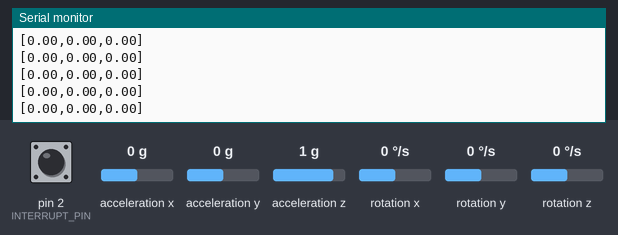
A sketch run on a simulated Arduino Uno, built with avr-gcc and run on an emulated ATmega328P. Shown: the last lines printed to the serial monitor. The test bench sets the inputs (shaded band); at power-on: acceleration x 0 g, acceleration y 0 g, acceleration z 1 g, rotation z 0 °/s, pin 2 (INTERRUPT_PIN) LOW, rotation x 0 °/s, rotation y 0 °/s. The sensor or clock chip raises its interrupt line as the real part does.

Above: at 2.2 s.
2.3 s: acceleration x set to -1.4 g
At 2.8 s:
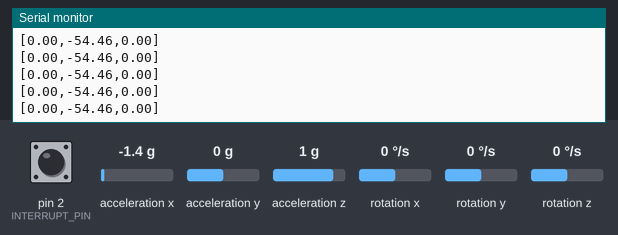
3.8 s: acceleration y set to -1.4 g
At 4.8 s:
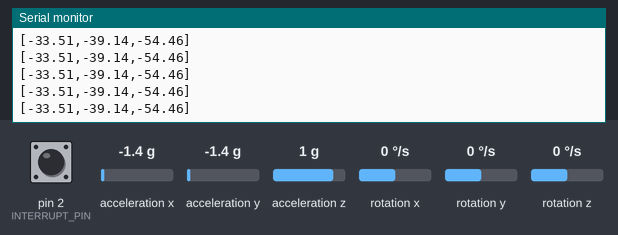
5.3 s: acceleration z set to -1.4 g
At 6.3 s:
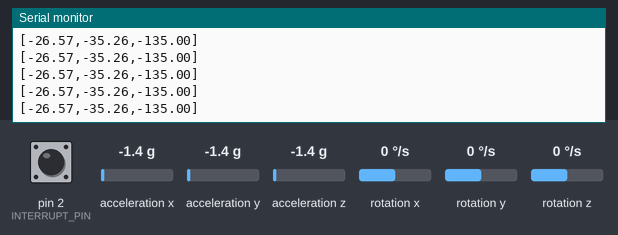
6.8 s: rotation z set to -192 °/s
At 7.6 s:
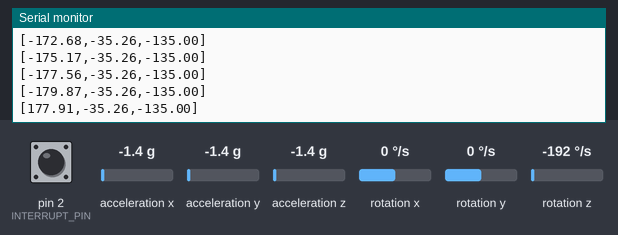
8.3 s: pin 2 (INTERRUPT_PIN) pulled HIGH for 0.15 s
9.9 s: rotation z set to 0 °/s
At 11.0 s:
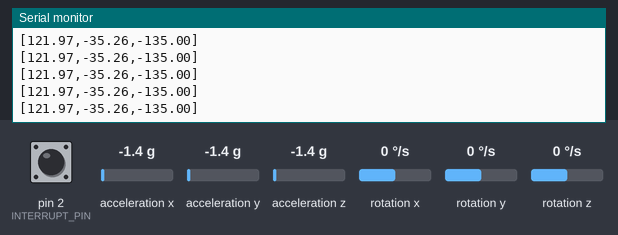
Timing chart, 0 to 12.9 s (numbered marks = the images above; inputs shaded):
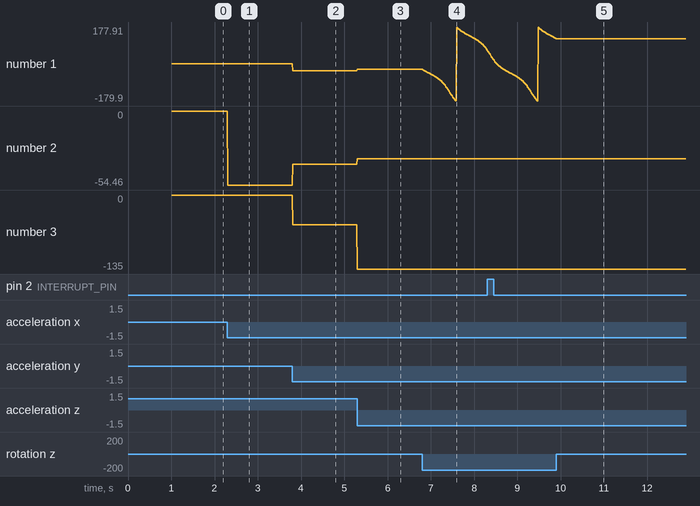

The sketch:

Orientation.ino
```cpp
// ************************************************** HEADER FILES ************************************************************
// mpu header files
#include "I2Cdev.h"
#include "MPU6050_6Axis_MotionApps20.h"

#if I2CDEV_IMPLEMENTATION == I2CDEV_ARDUINO_WIRE
#include "Wire.h"
#endif

// ********************************************* DEFINITIONS AND VARIABLES ******************************************************

// ============================= MPU ===============================
MPU6050 mpu;

// control variables
bool dmpReady = false;   // set true if DMP init was successful
uint8_t mpuIntStatus;    // holds actual interrupt status byte from MPU
uint8_t devStatus;       // return status after each device operation (0 = success, !0 = error)
uint16_t packetSize;     // expected DMP packet size (default is 42 bytes)
uint16_t fifoCount;      // count of all bytes currently in FIFO
uint8_t fifoBuffer[64];  // FIFO storage buffer

// orientation/motion vars
Quaternion q;         // [w, x, y, z]         quaternion container
VectorFloat gravity;  // [x, y, z]            gravity vector
float ypr[3];         // [yaw, pitch, roll]   yaw/pitch/roll container and gravity vector

// interruption detection routine
#define INTERRUPT_PIN 2              // use pin 2 on Arduino Uno & most boards
volatile bool mpuInterrupt = false;  // indicates whether MPU interrupt pin has gone high
void dmpDataReady() {
  mpuInterrupt = true;
}

// ******************************************* SETUP *******************************************************

void setup() {

  Serial.begin(115200);
  while (!Serial); // wait for Leonardo edireration, others continue immediately

  // ========================== MPU ===============================

  // join I2C bus (I2Cdev library doesn't do this automatically)
  #if I2CDEV_IMPLEMENTATION == I2CDEV_ARDUINO_WIRE
    Wire.begin();
    Wire.setClock(400000);  // 400kHz I2C clock. Comment this line if having compilation difficulties
  #elif I2CDEV_IMPLEMENTATION == I2CDEV_BUILTIN_FASTWIRE
    Fastwire::setup(400, true);
  #endif

  // initialize device
  Serial.println(F("Initializing I2C devices..."));
  mpu.initialize();
  pinMode(INTERRUPT_PIN, INPUT);

  // verify connection
  Serial.println(F("Testing device connections..."));
  Serial.println(mpu.testConnection() ? F("MPU6050 connection successful") : F("MPU6050 connection failed"));

  delay(500);

  // load and configure the DMP
  Serial.println(F("Initializing DMP..."));
  devStatus = mpu.dmpInitialize();

  // accel and gyro offsets
  mpu.setXAccelOffset(-3548);
  mpu.setYAccelOffset(-1381);
  mpu.setZAccelOffset(723);
  mpu.setXGyroOffset(27);
  mpu.setYGyroOffset(30);
  mpu.setZGyroOffset(-11);

  // make sure it worked (returns 0 if so)
  if (devStatus == 0) {
    // Calibration Time: generate offsets and calibrate our MPU6050
    mpu.CalibrateAccel(6);
    mpu.CalibrateGyro(6);
    mpu.PrintActiveOffsets();
    // turn on the DMP, now that it's ready
    Serial.println(F("Enabling DMP..."));
    mpu.setDMPEnabled(true);

    // enable Arduino interrupt detection
    Serial.print(F("Enabling interrupt detection (Arduino external interrupt "));
    Serial.print(digitalPinToInterrupt(INTERRUPT_PIN));
    Serial.println(F(")..."));
    attachInterrupt(digitalPinToInterrupt(INTERRUPT_PIN), dmpDataReady, RISING);
    mpuIntStatus = mpu.getIntStatus();

    // set our DMP Ready flag so the main loop() function knows it's okay to use it
    Serial.println(F("DMP ready! Waiting for first interrupt..."));
    dmpReady = true;

    // get expected DMP packet size for later comparison
    packetSize = mpu.dmpGetFIFOPacketSize();
  } else {
    // ERROR!
    // 1 = initial memory load failed
    // 2 = DMP configuration updates failed
    // (if it's going to break, usually the code will be 1)
    Serial.print(F("DMP Initialization failed (code "));
    Serial.print(devStatus);
    Serial.println(F(")"));
  }
}

// ******************************************** LOOP ***************************************************

void loop() {
  // if programming failed, don't try to do anything
  if (!dmpReady) return;

  // read a packet from FIFO
  if (mpu.dmpGetCurrentFIFOPacket(fifoBuffer)) {  // Get the Latest packet
    mpu.dmpGetQuaternion(&q, fifoBuffer);
    mpu.dmpGetGravity(&gravity, &q);
    mpu.dmpGetYawPitchRoll(ypr, &q, &gravity);

    Serial.print("[");
    Serial.print(ypr[0] * 180/M_PI);
    Serial.print(",");
    Serial.print(ypr[1] * 180/M_PI);
    Serial.print(",");
    Serial.print(ypr[2] * 180/M_PI);
    Serial.println("]");
  }
}
```

Measured:
- after the input at 2.3 s, the serial monitor: prints a new line at once (image 1)
- after the input at 3.8 s, the serial monitor: prints a new line at once (image 2)
- after the input at 5.3 s, the serial monitor: prints a new line at once (image 3)
- after the input at 6.8 s, the serial monitor: prints a new line at once (image 4)
- plotted number 1: 0 → -33.51 after the input at 3.8 s, -33.51 → -26.57 after the input at 5.3 s, -26.57 → 67.86 after the input at 6.8 s
- plotted number 2: 0 → -54.46 after the input at 2.3 s, -54.46 → -39.14 after the input at 3.8 s, -39.14 → -35.26 after the input at 5.3 s
- plotted number 3: -54.46 → -135 after the input at 5.3 s
